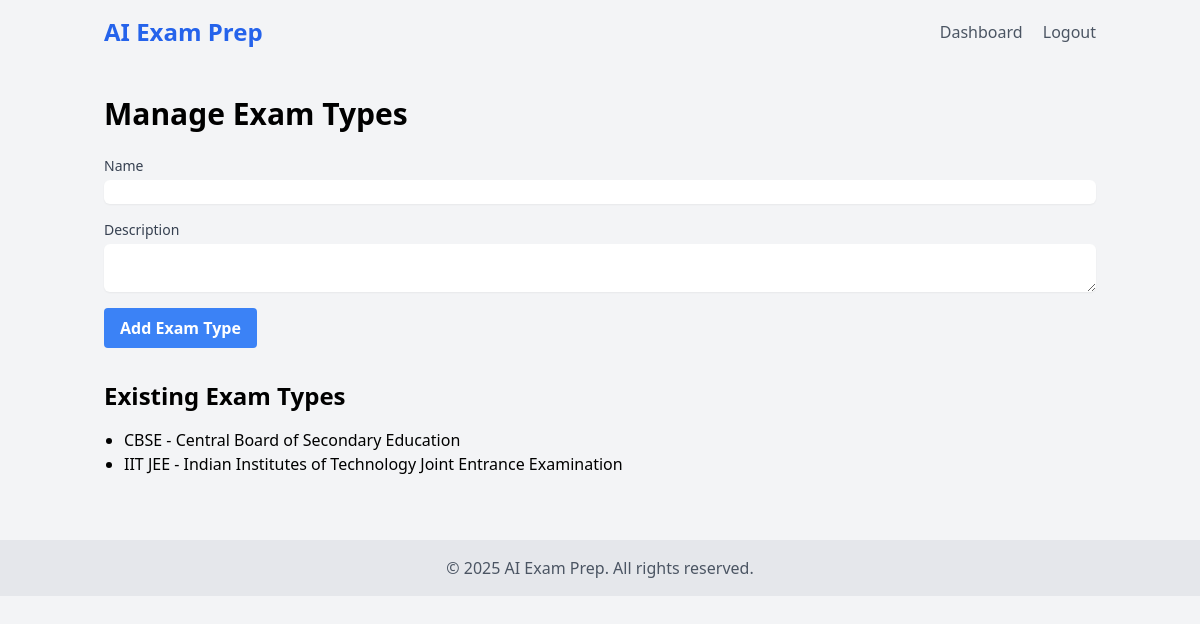
Page /admin/exam_types (signed in) on the committed database.
### models.py (models this page shows)
class ExamType(db.Model):
    id = db.Column(db.Integer, primary_key=True)
    name = db.Column(db.String(50), unique=True, nullable=False)
    description = db.Column(db.String(255))

### routes.py (the view, shortened to what this page needs)
@app.route('/admin/exam_types', methods=['GET', 'POST'])
@login_required
def admin_exam_types():
    exam_types = ExamType.query.all()
    return render_template('admin/exam_types.html', exam_types=exam_types)

### routes.py (called while the page is built)
@login_manager.user_loader
def load_user(user_id):
    return User.query.get(int(user_id))

### templates/admin/exam_types.html
{% extends "base.html" %}
{% block content %}
<h1 class="text-3xl font-bold mb-6">Manage Exam Types</h1>
<form method="POST" class="mb-8">
    <div class="mb-4">
        <label for="name" class="block text-sm font-medium text-gray-700">Name</label>
        <input type="text" name="name" id="name" required
            class="mt-1 block w-full rounded-md border-gray-300 shadow-sm focus:border-indigo-300 focus:ring focus:ring-indigo-200 focus:ring-opacity-50">
    </div>
    <div class="mb-4">
        <label for="description" class="block text-sm font-medium text-gray-700">Description</label>
        <textarea name="description" id="description"
            class="mt-1 block w-full rounded-md border-gray-300 shadow-sm focus:border-indigo-300 focus:ring focus:ring-indigo-200 focus:ring-opacity-50"></textarea>
    </div>
    <button type="submit" class="bg-blue-500 hover:bg-blue-700 text-white font-bold py-2 px-4 rounded">
        Add Exam Type
    </button>
</form>
<h2 class="text-2xl font-semibold mb-4">Existing Exam Types</h2>
<ul class="list-disc pl-5">
    {% for exam_type in exam_types %}
    <li>{{ exam_type.name }} - {{ exam_type.description }}</li>
    {% endfor %}
</ul>
{% endblock %}

### rows in the picture
ExamType: name "CBSE", description "Central Board of Secondary Education"
ExamType: name "IIT JEE", description "Indian Institutes of Technology Joint Entrance Examination"
